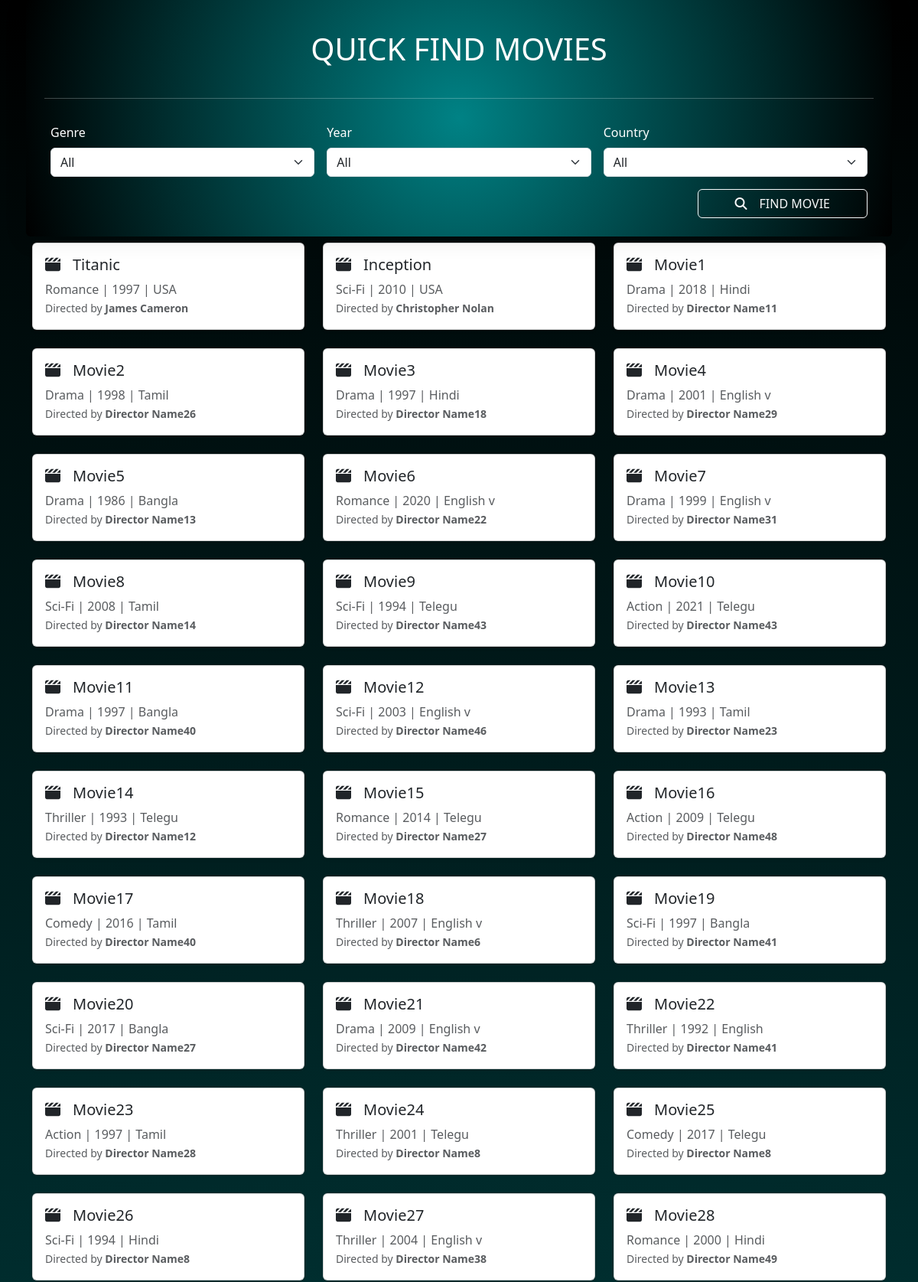
The page / (upper part) on the database its author committed.
### core/models.py (models this page shows, shortened)
class Movie(models.Model):
    title = models.CharField(max_length=200)
    genre = models.CharField(max_length=200)
    year = models.IntegerField()
    director = models.CharField(max_length=200)
    country = models.CharField(max_length=200)

### core/views.py (the view)
# urls.py: path('', views.movie_list, name='movie_list'),
def movie_list(request):
    genre = request.GET.get("genre")
    year = request.GET.get("year")
    country = request.GET.get("country")
    movies = Movie.objects.all()
    if genre and genre !="all":
        movies = movies.filter(genre=genre)
    if year and year !="all":
        movies = movies.filter(year=year)
    if country and country !="all":
        movies = movies.filter(country=country)
    genres = Movie.objects.values_list("genre", flat=True).distinct()
    years = Movie.objects.values_list("year", flat=True).distinct().order_by("year")
    countries = Movie.objects.values_list("country", flat=True).distinct()
    context = {
        'movies': movies,
        'genres': genres,
        'years': years,
        'countries': countries,
        'selected_genre': genre,
        'selected_year': year,
        'selected_country': country,
    }
    return render(request, 'core/movie_list.html', context)

### core/templates/core/movie_list.html (shortened to what this page needs)
{% load static %}
<!DOCTYPE html>
<html lang="en">
<head>
    <link rel="stylesheet" href="{% static 'css/style.css' %}">
    <link href="https://cdn.jsdelivr.net/npm/bootstrap@5.3.0/dist/css/bootstrap.min.css" rel="stylesheet">
    <link rel="stylesheet" href="https://cdnjs.cloudflare.com/ajax/libs/font-awesome/6.7.2/css/all.min.css">
</head>
<body>
    <div class="mainContainer">
        <div class="container">
            <form method="get" class="row g-3 mb-4 p-4 sticky-top kshadow rounded mainForm">
                    <h1 class="text-center mb-4">QUICK FIND <span class="movieHeading">MOVIES</span></h1>
                    <hr>
                    <div class="col-md-4">
                        <label class="form-label">Genre</label>
                        <select name="genre" class="form-select">
                            <option value="all">All</option>
                        </select>
                    </div>
                    <div class="col-md-4">
                        <label class="form-label">Year</label>
                        <select name="year" class="form-select">
                            <option value="all">All</option>
                        </select>
                    </div>
                    <div class="col-md-4">
                        <label class="form-label">Country</label>
                        <select name="country" class="form-select">
                            <option value="all">All</option>
                        </select>
                    </div>
                    <div class="col-12 text-end">
                        <button type="submit" class="btn btn-outline-light px-5 filterButton"><i class="fa-solid fa-magnifying-glass pe-3"></i>FIND MOVIE</button>
                    </div>
            </form>
            <div class="movieContent">
                {% if movies %}
                <div class="row">
                    {% for movie in movies %}
                    <div class="col-md-4 mb-4">
                        <div class="card h-100 shadow-sm innerListCard">
                            <div class="card-body">
                                <h5 class="card-title"><i class="fa-solid fa-clapperboard pe-3"></i>{{ movie.title }}</h5>
                                <p class="card-text text-muted">
                                    {{ movie.genre }} | {{ movie.year }} | {{ movie.country }}<br>
                                    <small>Directed by <strong>{{ movie.director }}</strong></small>
                                </p>
                            </div>
                        </div>
                    </div>
                    {% endfor %}
                </div>
                {% else %}
                <p class="text-center text-muted">No movies found.</p>
                {% endif %}
            </div>
        </div>
    </div>
</body>
</html>

### core/static/css/style.css (style rules this page uses)
:root { --main-bg: radial-gradient(circle, #008285 0%, #000000 100%); --primary-bg: #000000; --main-text: #ffff; }
.mainContainer { background: var(--main-bg); color: var(--main-text); }
.mainForm { background:var(--main-bg); color: var(--main-text); box-shadow: 0 4px 30px rgba(0, 0, 0, 0.1); backdrop-filter: blur(2.3px); }

### rows shown on the page
Movie: title "Titanic", genre "Romance", year "1997", country "USA", director "James Cameron"
Movie: title "Inception", genre "Sci-Fi", year "2010", country "USA", director "Christopher Nolan"
Movie: title "Movie1", genre "Drama", year "2018", country "Hindi", director "Director Name11"
Movie: title "Movie2", genre "Drama", year "1998", country "Tamil", director "Director Name26"
Movie: title "Movie3", genre "Drama", year "1997", country "Hindi", director "Director Name18"
Movie: title "Movie4", genre "Drama", year "2001", country "English v", director "Director Name29"
Movie: title "Movie5", genre "Drama", year "1986", country "Bangla", director "Director Name13"
Movie: title "Movie6", genre "Romance", year "2020", country "English v", director "Director Name22"
Movie: title "Movie7", genre "Drama", year "1999", country "English v", director "Director Name31"
Movie: title "Movie8", genre "Sci-Fi", year "2008", country "Tamil", director "Director Name14"
Movie: title "Movie9", genre "Sci-Fi", year "1994", country "Telegu", director "Director Name43"
Movie: title "Movie10", genre "Action", year "2021", country "Telegu", director "Director Name43"
Movie: title "Movie11", genre "Drama", year "1997", country "Bangla", director "Director Name40"
Movie: title "Movie12", genre "Sci-Fi", year "2003", country "English v", director "Director Name46"
Movie: title "Movie13", genre "Drama", year "1993", country "Tamil", director "Director Name23"
Movie: title "Movie14", genre "Thriller", year "1993", country "Telegu", director "Director Name12"
Movie: title "Movie15", genre "Romance", year "2014", country "Telegu", director "Director Name27"
Movie: title "Movie16", genre "Action", year "2009", country "Telegu", director "Director Name48"
Movie: title "Movie17", genre "Comedy", year "2016", country "Tamil", director "Director Name40"
Movie: title "Movie18", genre "Thriller", year "2007", country "English v", director "Director Name6"
Movie: title "Movie19", genre "Sci-Fi", year "1997", country "Bangla", director "Director Name41"
Movie: title "Movie20", genre "Sci-Fi", year "2017", country "Bangla", director "Director Name27"
Movie: title "Movie21", genre "Drama", year "2009", country "English v", director "Director Name42"
Movie: title "Movie22", genre "Thriller", year "1992", country "English", director "Director Name41"
Movie: title "Movie23", genre "Action", year "1997", country "Tamil", director "Director Name28"
Movie: title "Movie24", genre "Thriller", year "2001", country "Telegu", director "Director Name8"
Movie: title "Movie25", genre "Comedy", year "2017", country "Telegu", director "Director Name8"
Movie: title "Movie26", genre "Sci-Fi", year "1994", country "Hindi", director "Director Name8"
Movie: title "Movie27", genre "Thriller", year "2004", country "English v", director "Director Name38"
Movie: title "Movie28", genre "Romance", year "2000", country "Hindi", director "Director Name49"
